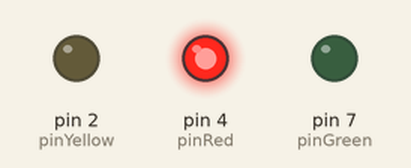
This sketch was run on a simulated Arduino Uno, built with avr-gcc and run on an emulated ATmega328P. On the bench: output pins drawn as LEDs (lit = HIGH).

Above: at 2.0 s.
At 5.0 s:
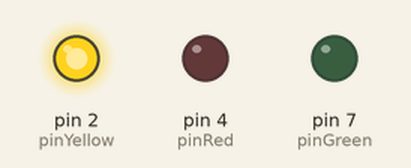
At 9.0 s:
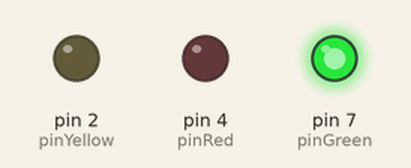
Timing chart, 0 to 15.6 s (numbered marks = the images above):
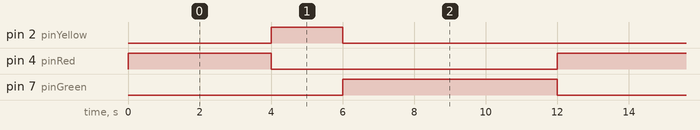

Measured:
- by itself, pin 2 (pinYellow): alternates HIGH for 2.0 s and LOW for 10.0 s
- by itself, pin 4 (pinRed): alternates HIGH for 4.0 s and LOW for 8.0 s
- by itself, pin 7 (pinGreen): alternates HIGH for 6.0 s and LOW for 6.0 s

The sketch:

01_Leds.ino
```cpp
int pinRed = 4;
int pinYellow = 2;
int pinGreen = 7;

//char status = 'r';

void setup() {
  // put your setup code here, to run once:
  pinMode(pinRed, OUTPUT);
  pinMode(pinYellow, OUTPUT);
  pinMode(pinGreen, OUTPUT);

}

void loop() {
  // put your main code here, to run repeatedly:
  char status = 'r';

  status = 'r';
  turnSemaphore(status);
  delay(4000);

  status = 'a';
  turnSemaphore(status);
  delay(2000);

  status = 'v';
  turnSemaphore(status);
  delay(6000);
}

void turnSemaphore(char status) {
  digitalWrite(pinRed, LOW);
  digitalWrite(pinYellow, LOW);
  digitalWrite(pinGreen, LOW);

  if (status == 'v') {
    digitalWrite(pinGreen, HIGH);
  }
  if (status == 'a') {
    digitalWrite(pinYellow, HIGH);
  }
  if (status == 'r') {
    digitalWrite(pinRed, HIGH);
  }
}
```
